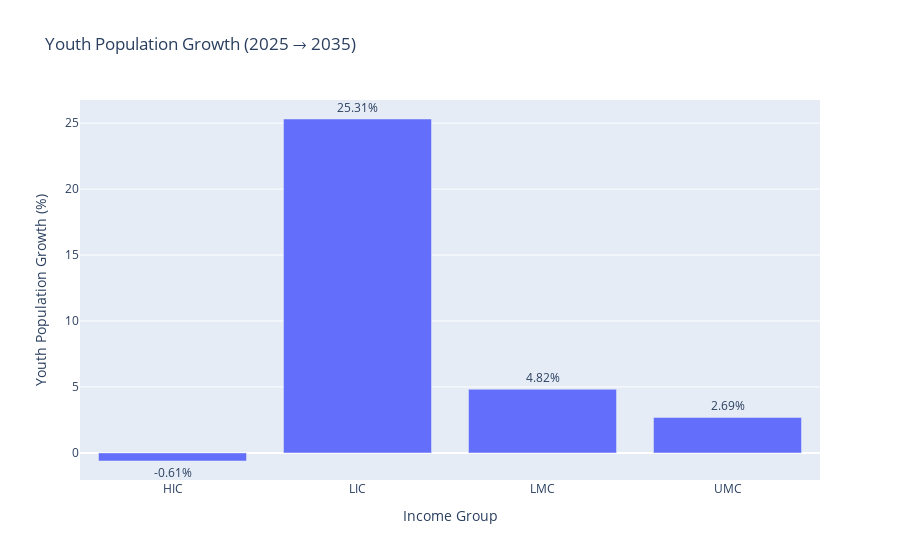

The cell this chart's notebook holds for it:
### Code cell
fig = px.bar(
    final,
    x="income_group",
    y="youth_pop_growth_pct",
    title="Youth Population Growth (2025 → 2035)",
    labels={"income_group": "Income Group", "youth_pop_growth_pct": "Youth Population Growth (%)"},
)

fig.update_traces(
    text=[f"{v:.2f}%" for v in final["youth_pop_growth_pct"]],
    textposition='outside'
)

fig.show()

### Figure 1 — Plotly figure (JSON) as saved in the notebook; plotly's stock layout.template omitted (floating-point values rounded to 4 significant figures)
{"data": [{"alignmentgroup": "True", "hovertemplate": "Income Group=%{x}<br>Youth Population Growth (%)=%{y}<extra></extra>", "legendgroup": "", "marker": {"color": "#636efa", "pattern": {"shape": ""}}, "name": "", "offsetgroup": "", "orientation": "v", "showlegend": false, "text": ["-0.61%", "25.31%", "4.82%", "2.69%"], "textposition": "outside", "type": "bar", "x": ["HIC", "LIC", "LMC", "UMC"], "xaxis": "x", "y": [-0.6128, 25.31, 4.825, 2.691], "yaxis": "y"}], "layout": {"barmode": "relative", "legend": {"tracegroupgap": 0}, "title": {"text": "Youth Population Growth (2025 → 2035)"}, "xaxis": {"anchor": "y", "domain": [0, 1], "title": {"text": "Income Group"}}, "yaxis": {"anchor": "x", "domain": [0, 1], "title": {"text": "Youth Population Growth (%)"}}}}
